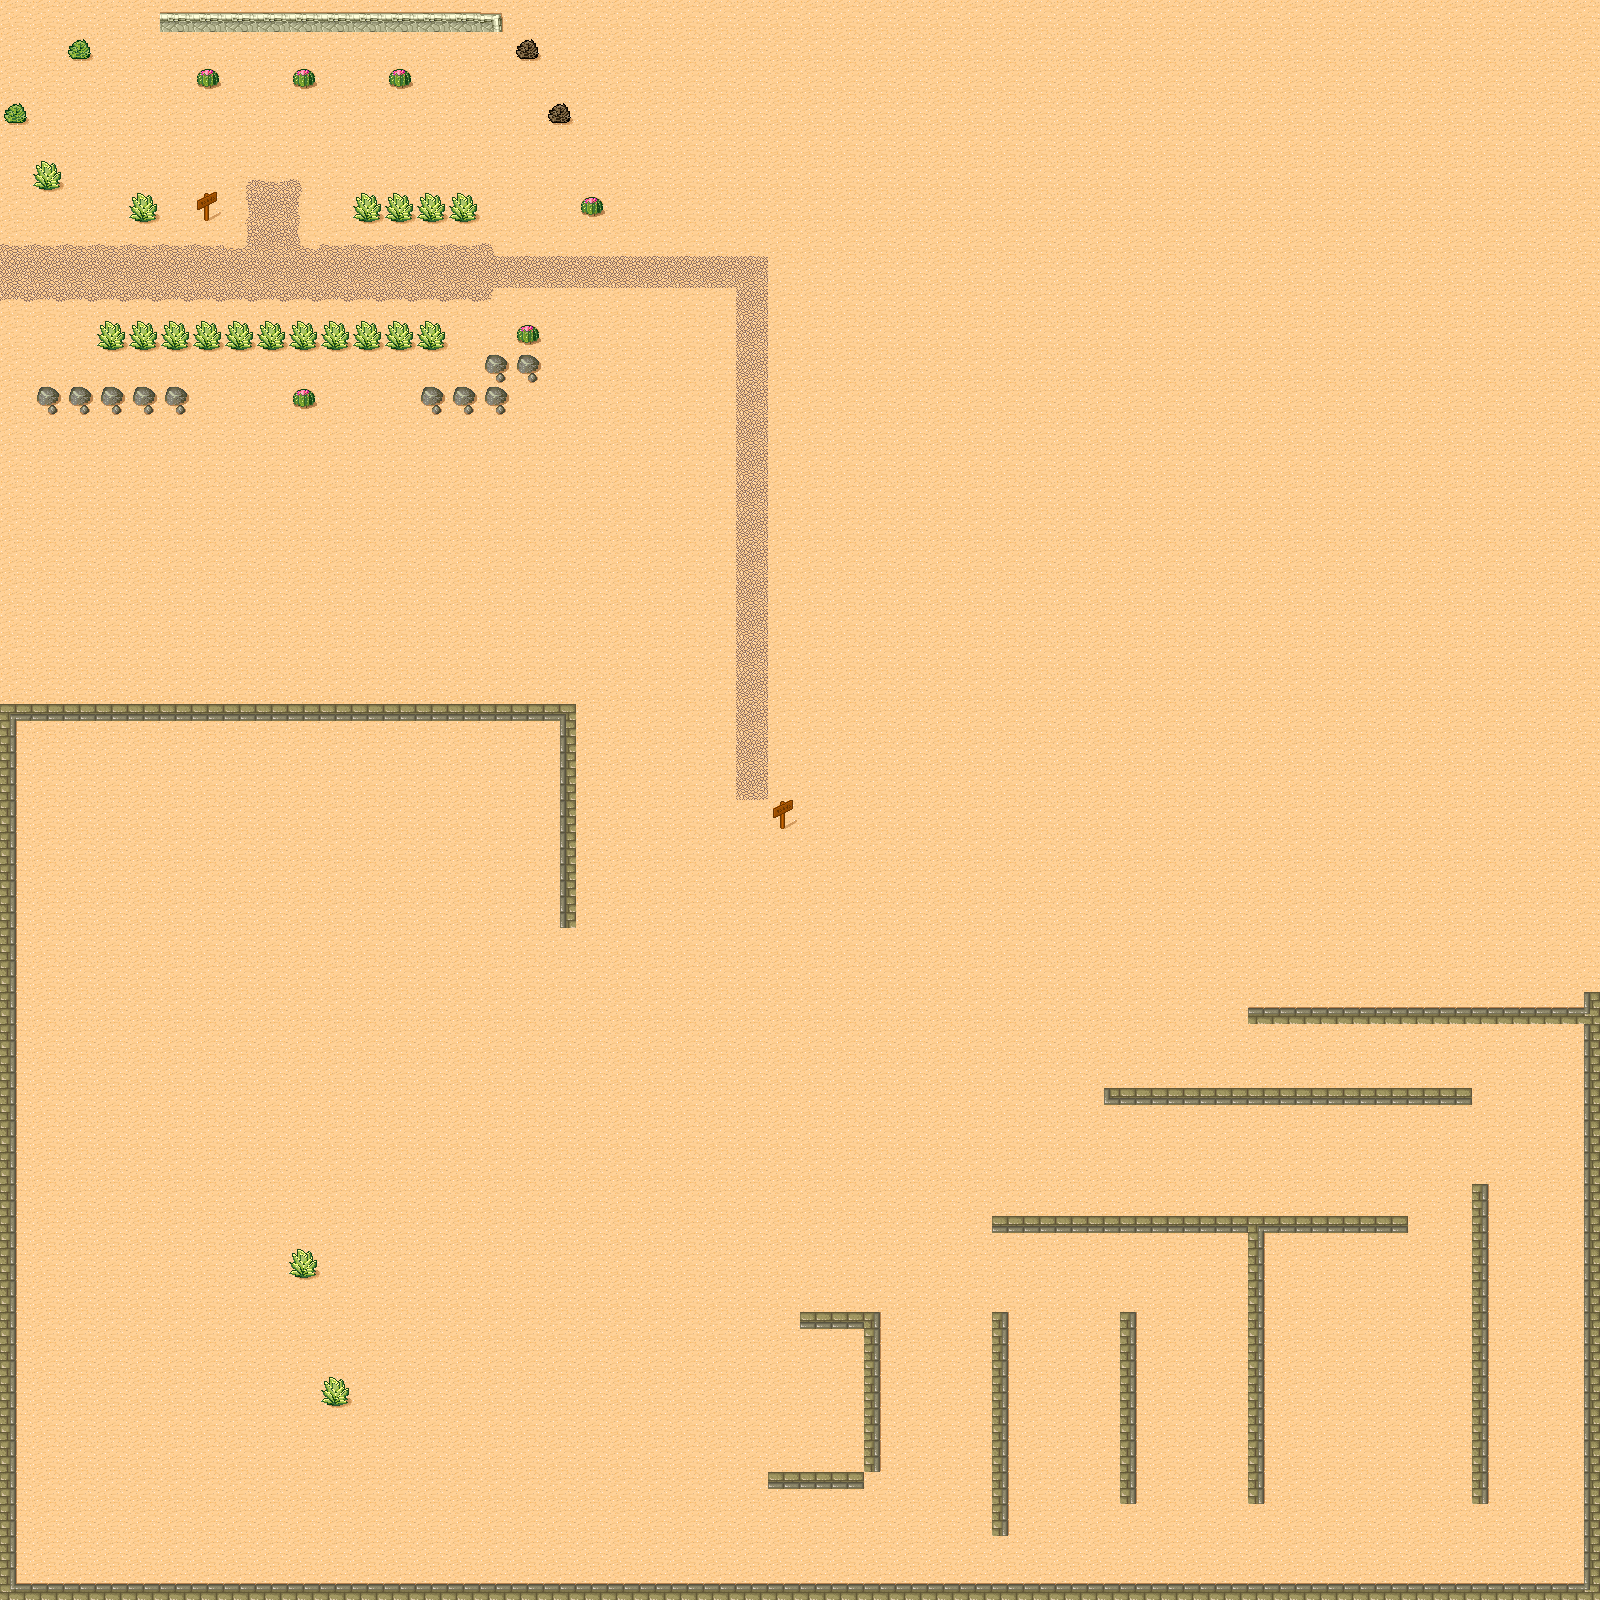

Tiled map render using the project's own tile images. Description and the map definition, with tile-layer contents summarised, below:
An orthogonal 50x50 tile map with 32x32 px tiles, 3 tile layers (Background, Foreground, Walls).

<map version="1.2" tiledversion="1.2.0" orientation="orthogonal" renderorder="right-down" width="50" height="50" tilewidth="32" tileheight="32" infinite="0" nextlayerid="8" nextobjectid="2">
 <tileset firstgid="1" name="tmw_desert_spacing" tilewidth="32" tileheight="32" spacing="1" margin="1" tilecount="48" columns="8">
  <image source="tmw_desert_spacing.png" width="265" height="199" />
 </tileset>
 <layer id="1" name="Background" width="50" height="50">
  <data>[2500 cells, 2500 non-empty, 37 distinct tile ids]</data>
 </layer>
 <layer id="3" name="Foreground" width="50" height="50">
  <data>[2500 cells, 8 non-empty, 2 distinct tile ids]</data>
 </layer>
 <layer id="6" name="Walls" width="50" height="50">
  <data>[2500 cells, 214 non-empty, 1 distinct tile ids]</data>
 </layer>
</map>
